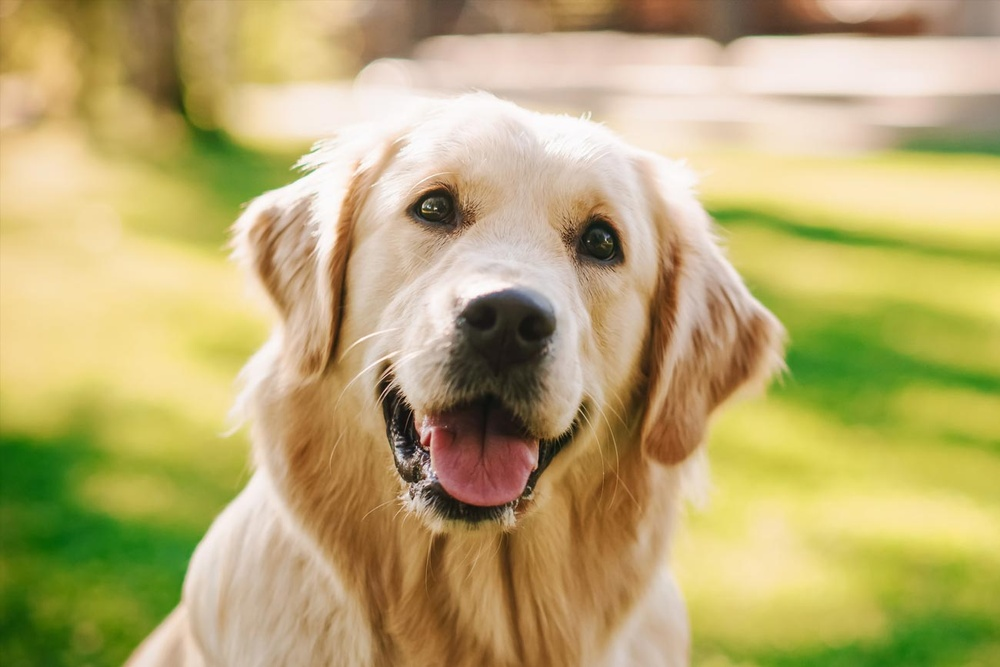
#> input picture artificial-vision-histogram-and-equalization/image.jpg, 1000 x 667 px, shrunk from 1300 x 867 before the run
$ jupyter execute equalization-of-a-histogram-of-an-image.ipynb
#> lines starting #> are read from the running program, lines starting #| are printed output that depends on the picture
# Ecualización del histograma de una imagen
- La ecualización del histograma de una imagen es una transformación que pretende obtener para una imagen un histograma con una distribución uniforme. Es decir, que exista el mismo número de píxeles para cada nivel de gris del histograma de una imagen monocroma.

[cell 1]
import cv2
import numpy as np
import matplotlib.pyplot as plt

[cell 2]
# leer la imagen y colocarla en escala de gris
img = cv2.imread("./image.jpg", cv2.IMREAD_GRAYSCALE)
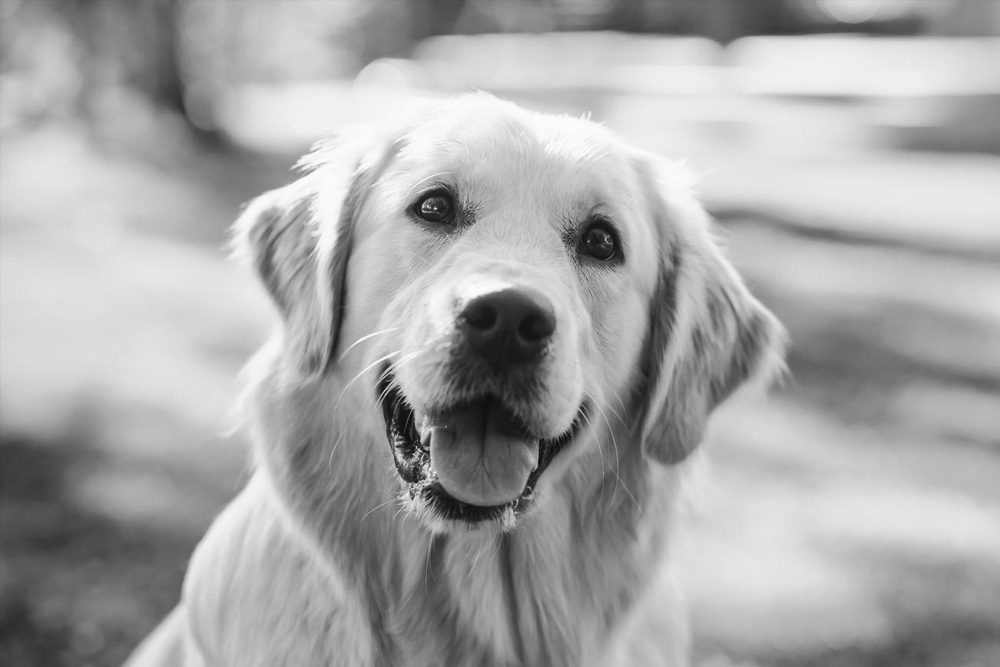
#> img: shape (667, 1000); min 6, max 255, mean 168.2
# img = cv2.imread("./image2.jpg", cv2.IMREAD_GRAYSCALE)

# obtener las características de la imagen para procesar el histograma
width, height = img.shape
#> width = 667; height = 1000

# colocar en el eje x de 0 a 255 valores
x = np.linspace(0, 255, num=256, dtype=np.uint8)
y = np.zeros(256) # será del mismo tamaño que nuestro espacio lineal, es decir, igual a la cantidad de valores de x pero con puros ceros, es decir, tendrá 256 posiciones
y1 = np.zeros(256) # para el histograma ecualizado. Será del mismo tamaño que nuestro espacio lineal, es decir, igual a la cantidad de valores de x pero con puros ceros, es decir, tendrá 256 posiciones
imagenEcualizada= np.zeros(img.shape, img.dtype) # imagen del mismo tamaño y características que la anterior la cual ya sería la imagen ecualizada

# Obtener el histograma
# cálculo del histograma (contabilizar cuántos pixeles existen para cada nivel de gris)
for w in range (width): # recorrer todo el ancho de la imagen
  for h in range (height): # recorrer todo el alto de la imagen
    v = img[w,h] # tomar el valor del pixel en la posición [w,h]
    y[v] = y[v]+1; # del valor anterior tomarlo como posición en el arreglo y para ir contabilizando el valor que tenía (inició con puros ceros) + 1, lo cual estaríamos acumulando o incrementando cada vez que aparece un pixel igual
#> after the loop, y = 256 values, max 8050 at index 219, min 0 at index 0, mean 2605.5

# tener el total, es decir, el producto de n*n. El 255 sería (L - 1), es decir, (256 - 1)
k = 255 / (width * height)
#> k = 0.000382

# variable para acumular las sumatorias
suma = 0

# recorrer el histograma para ir haciendo la sumatoria nivel por nivel y hacer la normalización con nuestra constante k como nos dice la función de ecualización
for w in range (width): # recorrer todo el ancho de la imagen
  for h in range (height): # recorrer todo el alto de la imagen
    for s in range (img[w,h]): # recorrer pixel por pixel para calcular la sumatoria, recorrer desde 0 hasta el valor del pixel en cuestión, es decir [w,h]
      suma = suma + y[s] # calcular la suma de los valores acumulados en mi histograma
      # asignar el nuevo valor de intensidad del pixel usando la constante k para normalizar el valor
    imagenEcualizada[w,h] = k*suma # calcular el valor del pixel en la imagen mejorada en esa posición [w,h] y que será el producto de k por el valor de la suma
    suma = 0 # reinicializar el valor de la suma a 0 para poder calcular el valor del siguiente pixel
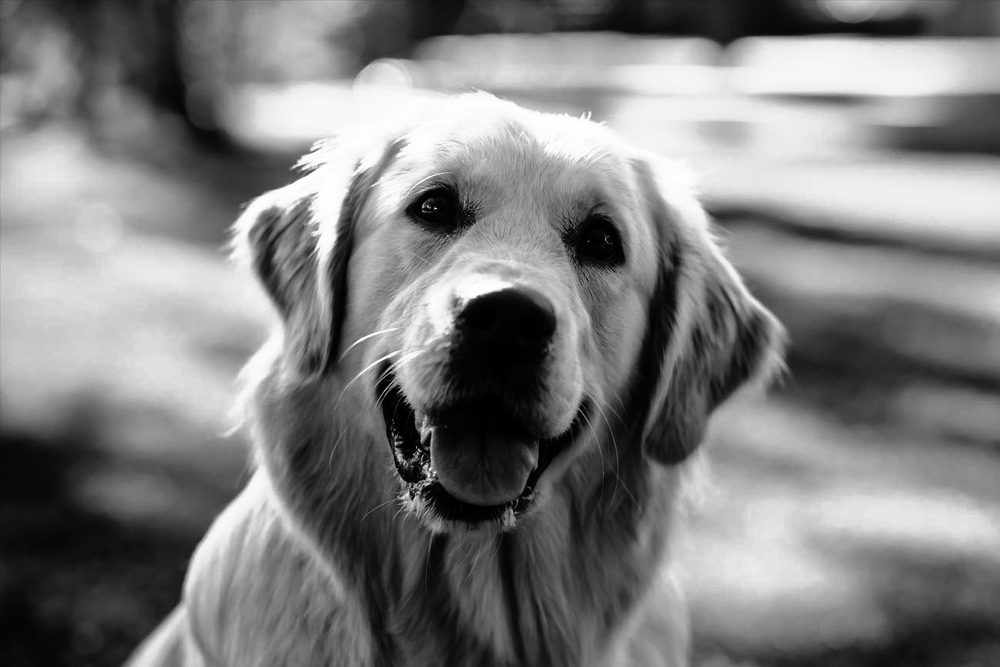
#> imagenEcualizada: shape (667, 1000); min 0, max 254, mean 126.2

# Obtener el histograma ecualizado
# cálculo del histograma (contabilizar cuántos pixeles existen para cada nivel de gris)
for w in range (width): # recorrer todo el ancho de la imagen ecualizada
  for h in range (height): # recorrer todo el alto de la imagen ecualizada
    v = imagenEcualizada[w,h] # tomar el valor del pixel en la posición [w,h]
    y1[v] = y1[v]+1; # del valor anterior tomarlo como posición en el arreglo y para ir contabilizando el valor que tenía (inició con puros ceros) + 1, lo cual estaríamos acumulando o incrementando cada vez que aparece un pixel igual
#> after the loop, y1 = 256 values, max 8050 at index 205, min 0 at index 61, mean 2605.5

# ******************************************************************************************************************************
# mostrar la imagen y la imagen ecualizada en una ventana aparte
# cv2.imshow("imagen", cv2.hconcat([img, imagenEcualizada]))
# plt.bar(x,y)
# plt.show()
# cv2.waitKey(0)
# cv2.destroyAllWindows
# ******************************************************************************************************************************

# mostrar la imagen y el imagen mejorada distribuidas horizontalmente
plt.figure(figsize=(12, 6))

# mostrar la imagen
plt.subplot(1, 2, 1)
plt.imshow(img, cmap='gray')
plt.title('Imagen')

# mostrar la imagen mejorada
plt.subplot(1, 2, 2)
plt.imshow(imagenEcualizada, cmap='gray')
plt.title('Imagen Ecualizada')

# mostrar el histograma de la imagen y el histograma de la imagen ecualizada distribuidas verticalmente
plt.figure(figsize=(10, 10))

plt.subplot(2, 1, 1)
plt.bar(x, y, color='blue', alpha=0.5)
plt.title('Histograma Original')
plt.xlabel('Intensidad de Pixel')
plt.ylabel('Frecuencia')

plt.subplot(2, 1, 2)
plt.bar(x, y1, color='red', alpha=0.5)
plt.title('Histograma Ecualizado')
plt.xlabel('Intensidad de Pixel')
plt.ylabel('Frecuencia')

plt.tight_layout()
plt.show()
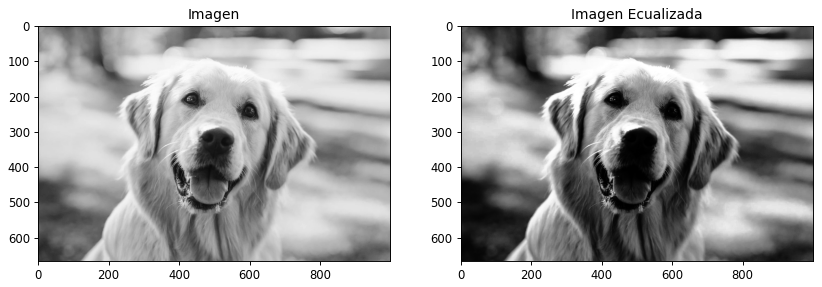
#> figure drawn by matplotlib, 2 panels
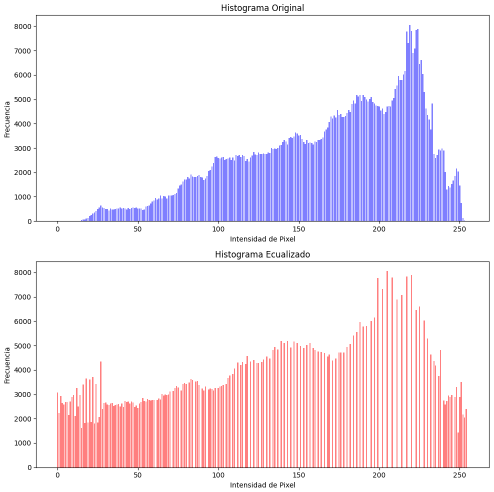
#> figure drawn by matplotlib, 2 panels; panel 1: tallest bar 8050 high, from x = 218.6 to 219.4; panel 2: tallest bar 8050 high, from x = 204.6 to 205.4

$ run again, with artificial-vision-histogram-and-equalization/image2.jpg copied over artificial-vision-histogram-and-equalization/image.jpg
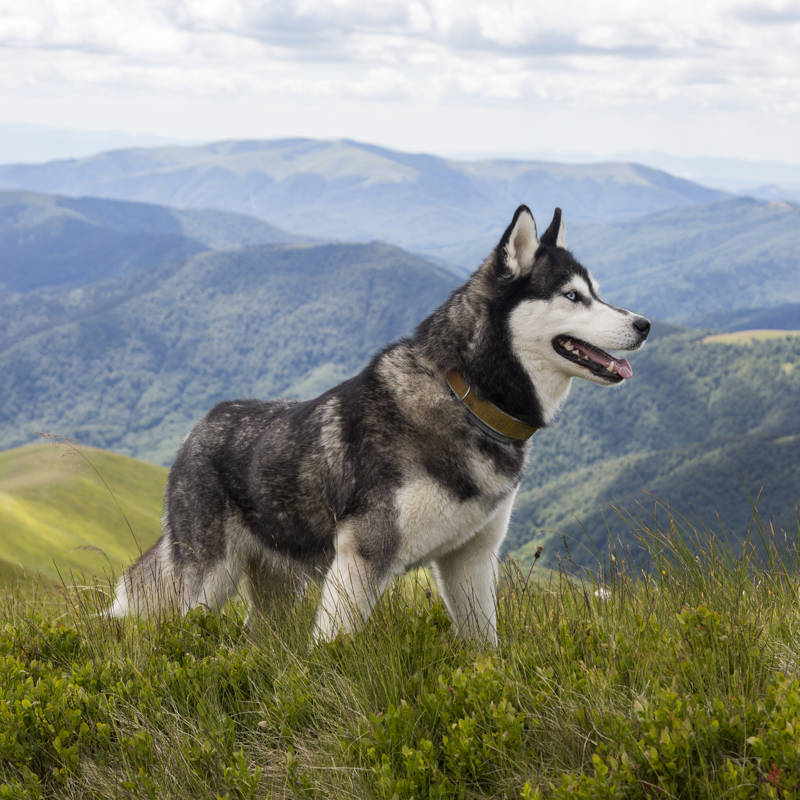
#> input picture artificial-vision-histogram-and-equalization/image2.jpg, 800 x 800 px
#> after the loop `for w in range (width):`: y = 256 values, max 14828 at index 239, min 7 at index 1, mean 2500
#> after the loop `for w in range (width):`:
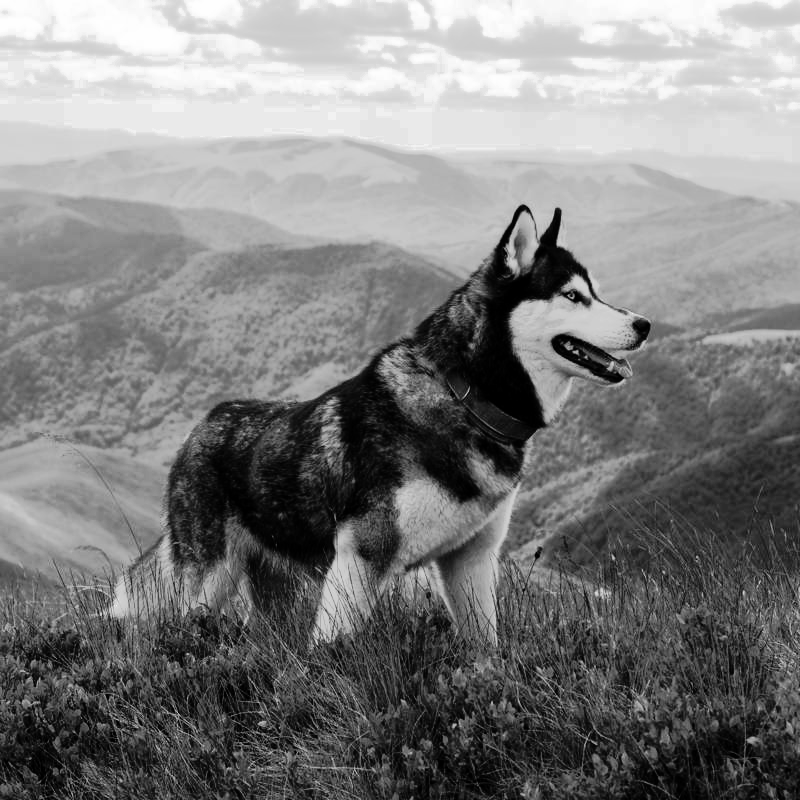
#> imagenEcualizada: shape (800, 800); min 0, max 254, mean 126.3
#> after the loop `for w in range (width):`: y1 = 256 values, max 14828 at index 234, min 0 at index 31, mean 2500
#> `plt.show()`:
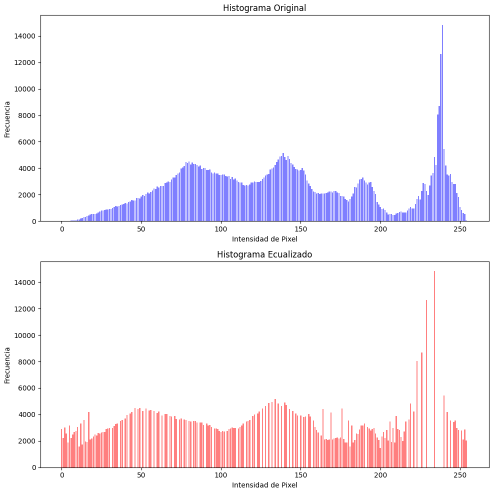
#> figure drawn by matplotlib, 2 panels; panel 1: tallest bar 14828 high, from x = 238.6 to 239.4; panel 2: tallest bar 14828 high, from x = 233.6 to 234.4
